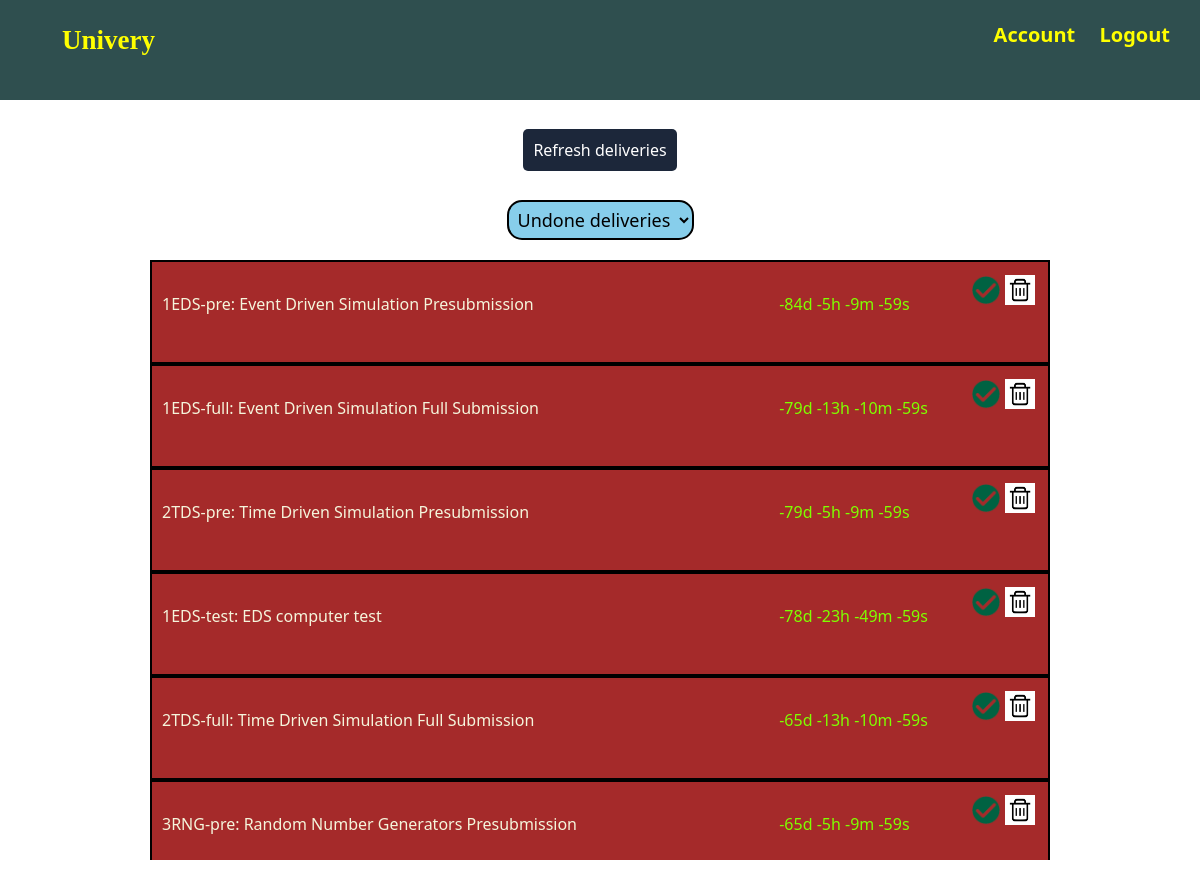
Screenshot of /home (signed in) with the database file from the repository.
### app/models.py (models this page shows, shortened)
class Delivery(db.Model):
    id = db.Column(db.Integer, primary_key=True)
    name = db.Column(db.String(50), nullable=False)
    description = db.Column(db.String(400), nullable=True)
    toDate = db.Column(db.DateTime, nullable=True)
    user_id = db.Column(db.Integer, db.ForeignKey('user.id'), nullable=False)
    subject_id = db.Column(db.Integer, db.ForeignKey('subject.id'), nullable=False)
    isDone = db.Column(db.Boolean, nullable=False, default=False)
    isEliminated = db.Column(db.Boolean, nullable=False, default=False)

### app/main/routes.py (the view)
@main.route("/")
@main.route("/home")
@login_required
def home():
    if len(current_user.subjects) == 0:
        return redirect(url_for('subjects.add_subject'))
    return render_template('home.html',
            deliveries_todo=get_deliveries_todo(current_user.deliveries),
            deliveries_done=get_deliveries_done(current_user.deliveries))

### app/main/utils.py (called while the page is built)
def get_deliveries_todo(deliveries):
    deliveries = [i for i in deliveries if not i.isDone and not i.isEliminated]
    return sorted(deliveries, key=lambda x: x.toDate)

def get_deliveries_done(deliveries):
    deliveries = [i for i in deliveries if i.isDone and not i.isEliminated]
    return sorted(deliveries, key=lambda x: x.toDate)

### app/models.py (called while the page is built)
@login_manager.user_loader
def load_user(user_id):
    return User.query.get(int(user_id))

### app/templates/home.html (shortened to what this page needs)
{% extends "base.html" %}
{% block content %}
<div class="home">
    <div id="waiting" class="refresh-box">
        <p><a id="refresh-text" href="{{ url_for('deliveries.update_deliveries') }}">Refresh deliveries</a></p>
    </div>
    <div class="dropdown">
        <select onchange="deliveryType()" class="delivery-dropdown" id="delivery-type">
            <option value="undone">Undone deliveries</option>
        </select>
    </div>
    <div id="notdone" class="delivery-container">
        {% if deliveries_todo|length > 0 %}
            {% for delivery in deliveries_todo %}
                <div class="delivery-block">
                    <div class="delivery-name">
                        <p class="">{{delivery.name}}</p>
                    </div>
                    <div class="delivery-date">
                        <p class="time">{{delivery.toDate}}</p>
                    </div>
                    <div class="actions">
                        <a href="{{url_for('deliveries.delivery_done', id=delivery.id)}}"><img src="/static/web_pics/done.png" alt="" srcset=""></a>
                        <a href="#"><img src="/static/web_pics/remove.png" alt="" srcset=""></a>
                    </div>
                </div>
            {% endfor %}
        {% else %}
            <div class="delivery-block">
                    <div class="delivery-name">
                        <p class="vcenter">No future deliveries</p>
                    </div>
            </div>
        {% endif %}
    </div>
    <br>
</div>
{% endblock content %}

### app/templates/base.html (shortened to what this page needs)
<html lang="en">
<head>
    <link rel="stylesheet" type="text/css" href="/static/style.css">
    <link href="https://cdn.jsdelivr.net/npm/bootstrap@5.0.0-beta1/dist/css/bootstrap.min.css" rel="stylesheet">
</head>
<body>
    <header class="secondary-header">
        <div class="mycontainer left">
            <ul>
                <li><a id="logo" class="link" href="{{ url_for('main.home') }}">Univery</a></li>
            </ul>
        </div>
        <div class="mycontainer right">
            <ul>
                {% if current_user.is_authenticated %}
                <li><a class="link" href="#">Account</a></li>
                <li><a class="link" href="{{ url_for('users.logout') }}">Logout</a></li>
                {% else %}
                <li><a class="link" href="{{ url_for('users.login') }}">Login</a></li>
                <li><a class="link" href="{{ url_for('users.register') }}">Register</a></li>
                {% endif %}
            </ul>
        </div>
    </header>
    {% block content %}{% endblock %}
</body>
</html>
</html>

### app/static/style.css (style rules this page uses)
* { margin: 0; padding: 0; }
#logo { font-size: 27px; font-family: 'Lucida Sans'; }
.secondary-header { height: 100px; width: 100%; background-color: darkslategrey; }
.secondary-header ul { list-style: none; }
.secondary-header ul li { display: inline-block; margin: 0 10px; }
.link { text-decoration: none; color: yellow; font-weight: bold; font-size: 20px; }
.mycontainer { width: fit-content; margin: 20px; }
.right { float: right; }
.left { float: left; }
.home { width: 100%; }
.delivery-container { background-color:brown; width: min(80%, 900px); margin: 0 auto; height: 600px; overflow-y: scroll; }
.delivery-block { border: 2px solid black; height: 100px; box-sizing: content-box; margin-bottom: 0px; }
.delivery-name { width: 70%; float: left; height: 100px; vertical-align: middle; color: beige; padding-left: 10px; display: inline-block; padding-top: 30px; }
.delivery-date { width: 20%; float: left; height: 100px; vertical-align: middle; display: inline-block; padding-top: 30px; }
.actions { padding-top: 13px; width: 10%; float: left; height: 100px; text-align: center; }
.actions img { width: 30px; height: 30px; }
.refresh-box { height: 100px; text-align: center; line-height: 100px; vertical-align: middle; }
#refresh-text { background-color: #1c273a; padding: 10px; border-radius: 5px; text-decoration: none; color: white; }
.time { color: chartreuse; }
.dropdown { text-align: center; margin-bottom: 20px; font-size: 18px; }
.delivery-dropdown { float: center; background-color: skyblue; padding: 5px; border: 2px solid black; border-radius: 15px; }

### rows the page displays
Delivery: name "1EDS-pre: Event Driven Simulation Presubmission"
Delivery: name "1EDS-full: Event Driven Simulation Full Submission"
Delivery: name "2TDS-pre: Time Driven Simulation Presubmission"
Delivery: name "1EDS-test: EDS computer test"
Delivery: name "2TDS-full: Time Driven Simulation Full Submission"
Delivery: name "3RNG-pre: Random Number Generators Presubmission"
